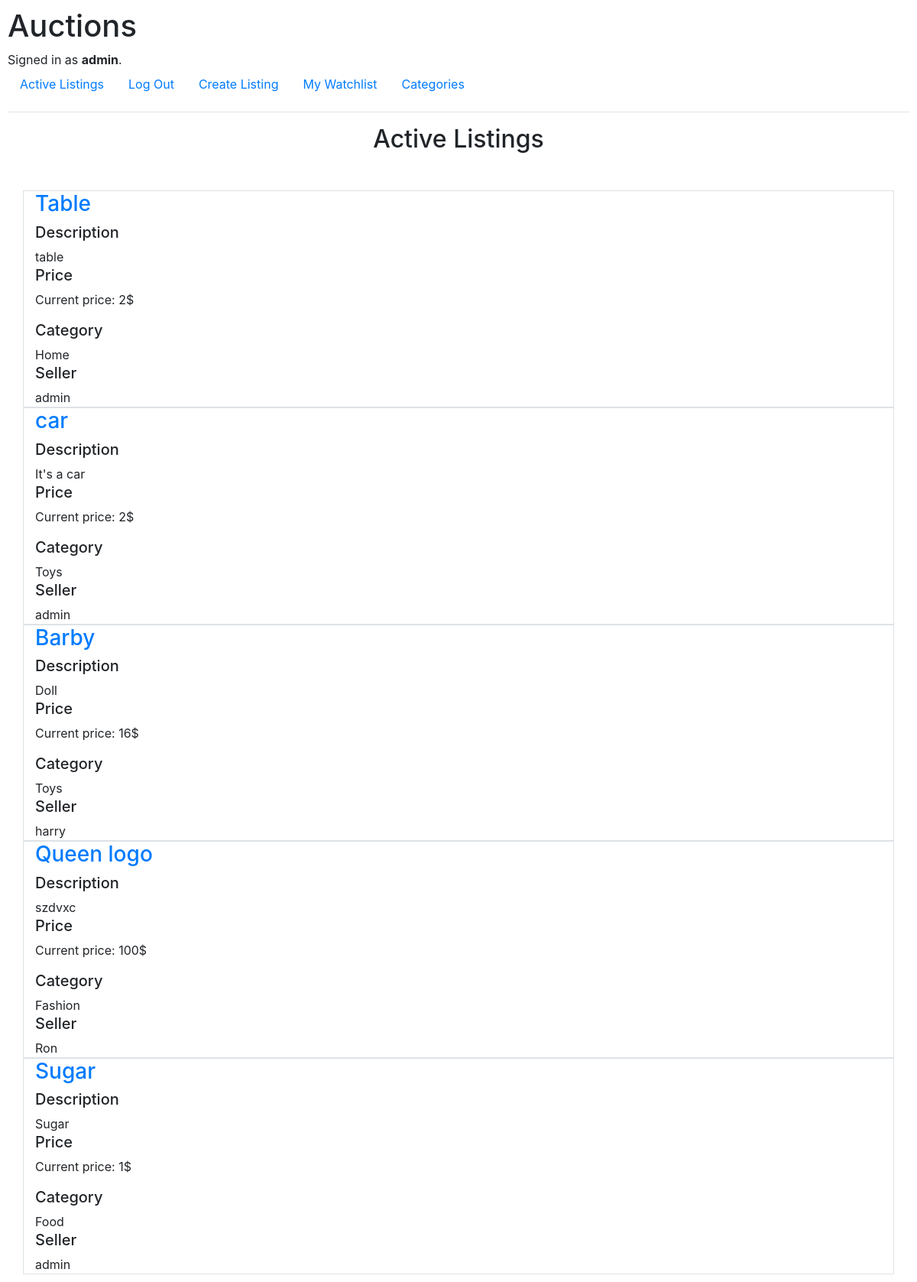
Screenshot of / (signed in) with the database file from the repository.
### auctions/models.py (models this page shows, shortened)
class User(AbstractUser):
    pass
    def __str__(self):
        return f"{self.username}"

class Listing(models.Model):
    title = models.CharField(max_length=50, unique=True)
    seller = models.ForeignKey(User, on_delete=models.CASCADE, related_name="user_listings")
    init_price = models.IntegerField("The initial price")
    current_price = models.IntegerField(blank=True, null=True)
    category = models.ForeignKey(Category, on_delete=models.CASCADE, related_name="category_listings")
    status = models.BooleanField(default=True)
    image = models.URLField(max_length=100, null=True, blank=True)
    description = models.CharField(max_length=1000)
    winner = models.ForeignKey(User, on_delete=models.CASCADE, null=True, blank=True, related_name="winner_listings")
    watchlist = models.ManyToManyField(User, blank=True, related_name="user_watchlist")

class Category(models.Model):
    name = models.CharField(max_length=20, primary_key=True)
    class Meta:
        verbose_name_plural = "categories"
    def __str__(self):
        return f"{self.name}"

### auctions/views.py (the view)
# urls.py: path("", views.index, name="index"),
def index(request):
    active_listings = Listing.objects.filter(status=True)
    return render(request, "auctions/index.html", {
        "active_listings": active_listings
    })

### auctions/templates/auctions/index.html
{% extends "auctions/layout.html" %}
{% block body %}
    <div class="container overflow-hidden">
        <h2 class="text-center mb-5">Active Listings</h2>
        <div class="row gy-3">
            {% for i in active_listings %}
                <div class="col-12 border">
                    <h3>
                        <a href="{% url 'listing' listing_id=i.id %}">{{ i.title }}</a>
                    </h3>
                    <div>
                        <h5>Description</h5>
                        {{ i.description }}
                    </div>
                    <div>
                        <h5>Price</h5>
                        <p>
                            Current price: {{ i.current_price }}$
                        </p>
                    </div>
                    <div>
                        <h5>Category</h5>
                        {{ i.category }}
                    </div>
                    <div>
                        <h5>Seller</h5>
                        {{ i.seller }}
                    </div>
                </div>
            {% endfor %}
        </div>
    </div>
{% endblock %}

### auctions/templates/auctions/layout.html (shortened to what this page needs)
{% load static %}
<!DOCTYPE html>
<html lang="en">
    <head>
        <link rel="stylesheet" href="https://stackpath.bootstrapcdn.com/bootstrap/4.4.1/css/bootstrap.min.css">
        <link href="{% static 'auctions/styles.css' %}" rel="stylesheet">
    </head>
    <body>
        <h1>Auctions</h1>
        <div>
            {% if user.is_authenticated %}
                Signed in as <strong>{{ user.username }}</strong>.
            {% else %}
                Not signed in.
            {% endif %}
        </div>
        <ul class="nav">
            <li class="nav-item">
                <a class="nav-link" href="{% url 'index' %}">Active Listings</a>
            </li>
            {% if user.is_authenticated %}
                <li class="nav-item">
                    <a class="nav-link" href="{% url 'logout' %}">Log Out</a>
                </li>
                <li class="nav-item">
                    <a class="nav-link" href="{% url 'new_listing' %}">Create Listing</a>
                </li>
                <li class="nav-item">
                    <a class="nav-link" href="{% url 'watchlist' user_id=user.pk %}">My Watchlist</a>
                </li>
            {% endif %}
            <li class="nav-item">
                <a class="nav-link" href="{% url 'categories' %}">Categories</a>
            </li>
        </ul>
        <hr>
        {% block body %}
        {% endblock %}
    </body>
</html>

### auctions/static/auctions/styles.css (style rules this page uses)
body { padding: 10px; }

### rows the page displays
User: username "admin"
Listing: title "Table", description "table", current_price "2", category "Home", seller "admin"
Listing: title "car", description "It's a car", current_price "2", category "Toys", seller "admin"
Listing: title "Barby", description "Doll", current_price "16", category "Toys", seller "harry"
Listing: title "Queen logo", description "szdvxc", current_price "100", category "Fashion", seller "Ron"
Listing: title "Sugar", description "Sugar", current_price "1", category "Food", seller "admin"
